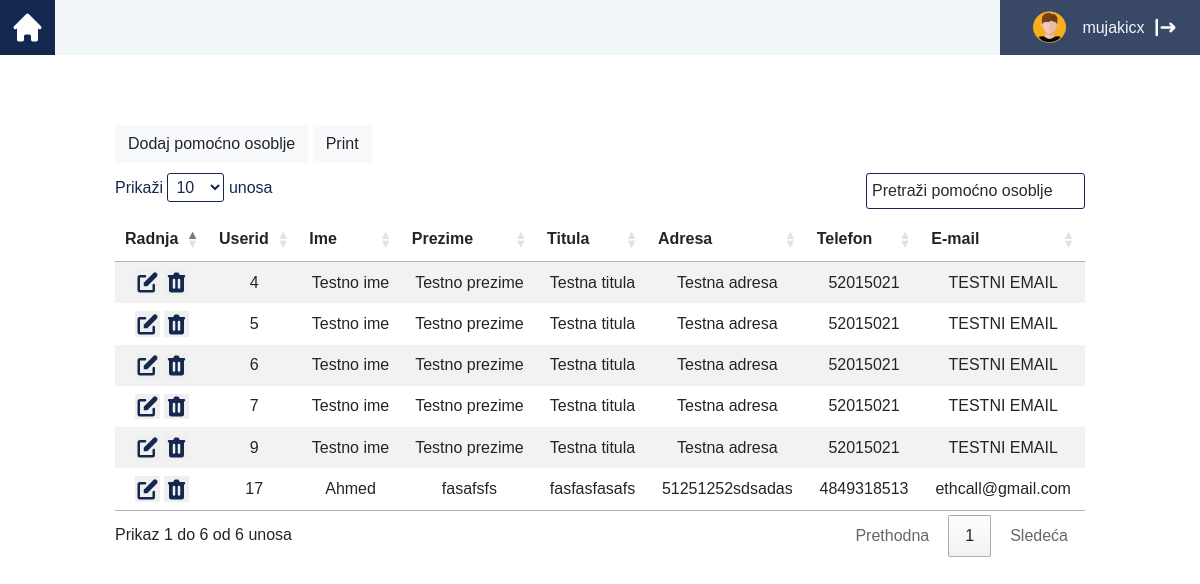
Screenshot of /admin/staff.php (signed in) with the database file from the repository.
### tables this page shows
CREATE TABLE `pomocno_osoblje` (
  `userid` int(11) NOT NULL,
  `ime` text NOT NULL,
  `prezime` text NOT NULL,
  `adresa` text NOT NULL,
  `telefon` varchar(256) NOT NULL,
  `email` text NOT NULL,
  `password` text NOT NULL,
  `titula` text NOT NULL
);

### admin/staff.php (the view, shortened to what this page needs)
<?php include_once '../includes/header.inc.php' ?>
<div class="container-fluid" style="background-color: white;">
    <div class="row mt-0" style="height: 100vh;">
        <div class="table-responsive col-10 mx-auto" style="overflow-x:auto;margin-top: 70px;" id="tableT">
            <button type="button" id="modalButton" class="modalButton btn btn-light" data-toggle="modal"
                    data-target="#exampleModalCenter" style="margin-bottom: 10px;">
                Dodaj pomoćno osoblje
            </button>
            <button type="button" id="printButton" class="modalButton btn btn-light" style="margin-bottom: 10px;">
                Print
            </button>
            <table class="table-striped" style="text-align: center" id="myTable">
                <thead class="thead-dark">
                <tr>
                    <th>Radnja</th>
                    <th>Userid</th>
                    <th>Ime</th>
                    <th>Prezime</th>
                    <th>Titula</th>
                    <th>Adresa</th>
                    <th>Telefon</th>
                    <th>E-mail</th>
                </tr>
                </thead>
                <tbody>
                <?php
                include_once "../includes/dbh.inc.php";
                $sql = $conn->query("SELECT * FROM pomocno_osoblje");
                while ($data = $sql->fetch_array()) {
                    echo '<tr><td>
<button class="editButton" data-id="' . $data['userid'] . '" onclick="edit(' . $data['userid'] . ')" data-toggle="modal" data-target="#editUser" style="outline: none; border: none;">
    <svg class="w-6 h-6"  viewBox="0 0 20 20" style="width: 25;height: 25;fill: #14274E;"><path d="M17.414 2.586a2 2 0 00-2.828 0L7 10.172V13h2.828l7.586-7.586a2 2 0 000-2.828z"></path><path fill-rule="evenodd" d="M2 6a2 2 0 012-2h4a1 1 0 010 2H4v10h10v-4a1 1 0 112 0v4a2 2 0 01-2 2H4a2 2 0 01-2-2V6z" clip-rule="evenodd"></path></svg>
 </button>
 <button data-id="' . $data['userid'] . '" onclick="deleteUser(' . $data['userid'] . ')" style="outline: none; border: none; background-color: none;">
<svg class="w-6 h-6" viewBox="0 0 20 20" style="width: 25;height: 25;fill: #14274E;"><path fill-rule="evenodd" d="M9 2a1 1 0 00-.894.553L7.382 4H4a1 1 0 000 2v10a2 2 0 002 2h8a2 2 0 002-2V6a1 1 0 100-2h-3.382l-.724-1.447A1 1 0 0011 2H9zM7 8a1 1 0 012 0v6a1 1 0 11-2 0V8zm5-1a1 1 0 00-1 1v6a1 1 0 102 0V8a1 1 0 00-1-1z" clip-rule="evenodd"></path></svg>
 </button>
</td>
                <td>' . $data['userid'] . '</td><td>' . $data['ime'] . '</td><td>' . $data['prezime'] . '</td><td>' . $data['titula'] . '</td><td>' . $data['adresa'] . '</td><td>' . $data['telefon'] . '</td><td>' . $data['email'] . '</td>
</tr > ';
                }
                ?>
                <?php
                include_once '../includes/footer.inc.php';
                ?>

### assets/css/style.css (style rules this page uses)
* { margin: 0px; padding: 0px; font-family: "Raleway", sans-serif; }
body { background-color: white; opacity: 0; transition: opacity 2s; -webkit-transition: opacity 2s; }

### rows the page displays
pomocno_osoblje: userid "4", ime "Testno ime", prezime "Testno prezime", titula "Testna titula", adresa "Testna adresa", telefon "52015021", email "TESTNI EMAIL"
pomocno_osoblje: userid "5", ime "Testno ime", prezime "Testno prezime", titula "Testna titula", adresa "Testna adresa", telefon "52015021", email "TESTNI EMAIL"
pomocno_osoblje: userid "6", ime "Testno ime", prezime "Testno prezime", titula "Testna titula", adresa "Testna adresa", telefon "52015021", email "TESTNI EMAIL"
pomocno_osoblje: userid "7", ime "Testno ime", prezime "Testno prezime", titula "Testna titula", adresa "Testna adresa", telefon "52015021", email "TESTNI EMAIL"
pomocno_osoblje: userid "9", ime "Testno ime", prezime "Testno prezime", titula "Testna titula", adresa "Testna adresa", telefon "52015021", email "TESTNI EMAIL"
pomocno_osoblje: userid "17", ime "Ahmed", prezime "fasafsfs", titula "fasfasfasafs", adresa "51251252sdsadas", telefon "4849318513", email "ethcall@gmail.com"

### other values shown
$_SESSION['username'] "mujakicx"
